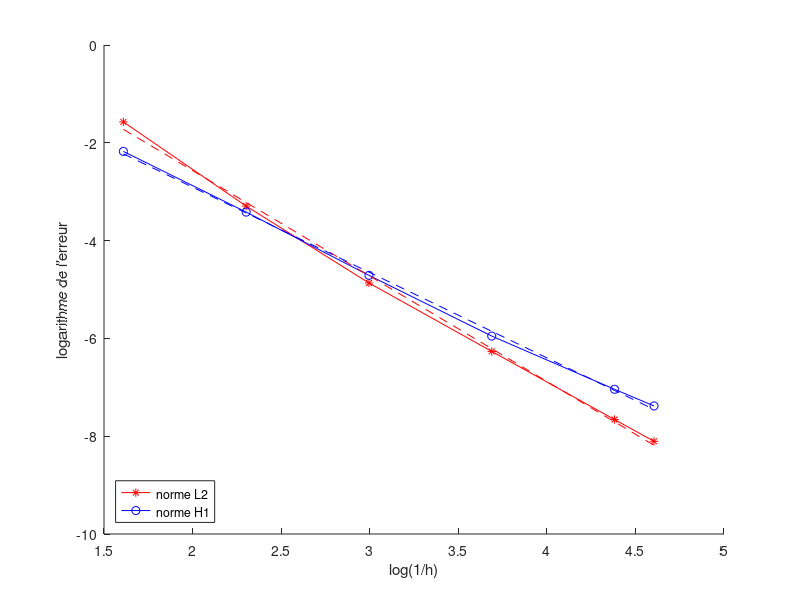

Write the MATLAB code that produced this figure.
H = [0.2 0.1 0.05 0.025 0.0125 0.01];
L2 = [0.2074 0.0371 0.0077 0.0019 4.7143e-04 3.0223e-04];
H1 = [0.1135 0.0328 0.0090 0.0026 8.7547e-04 6.2295e-04];
Y1 = log(L2);
Y2 = log(H1);
X = log(1./H);
p1 = polyfit(X,Y1,1)
p2 = polyfit(X,Y2,1)
y1 = p1(1)*X+p1(2);
y2 = p2(1)*X+p2(2);
figure(1)
hold on
plot(X,Y1,'r-*')
plot(X,Y2,'b-o')
plot(X,y1,'r--')
plot(X,y2,'b--')
xlabel('log(1/h)');
ylabel("logarithme de l'erreur");
legend({'norme L2','norme H1'},'Location','southwest')